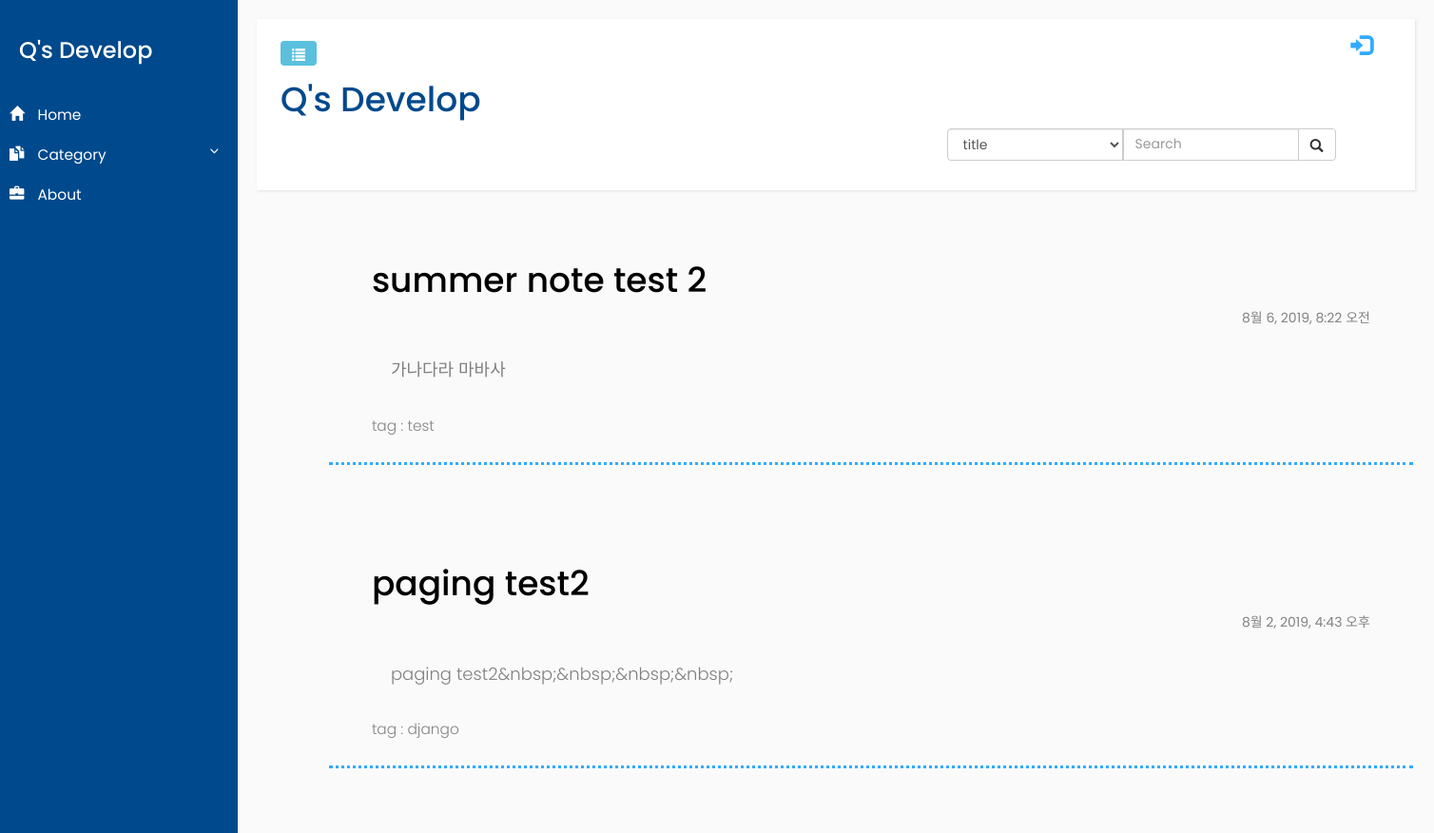
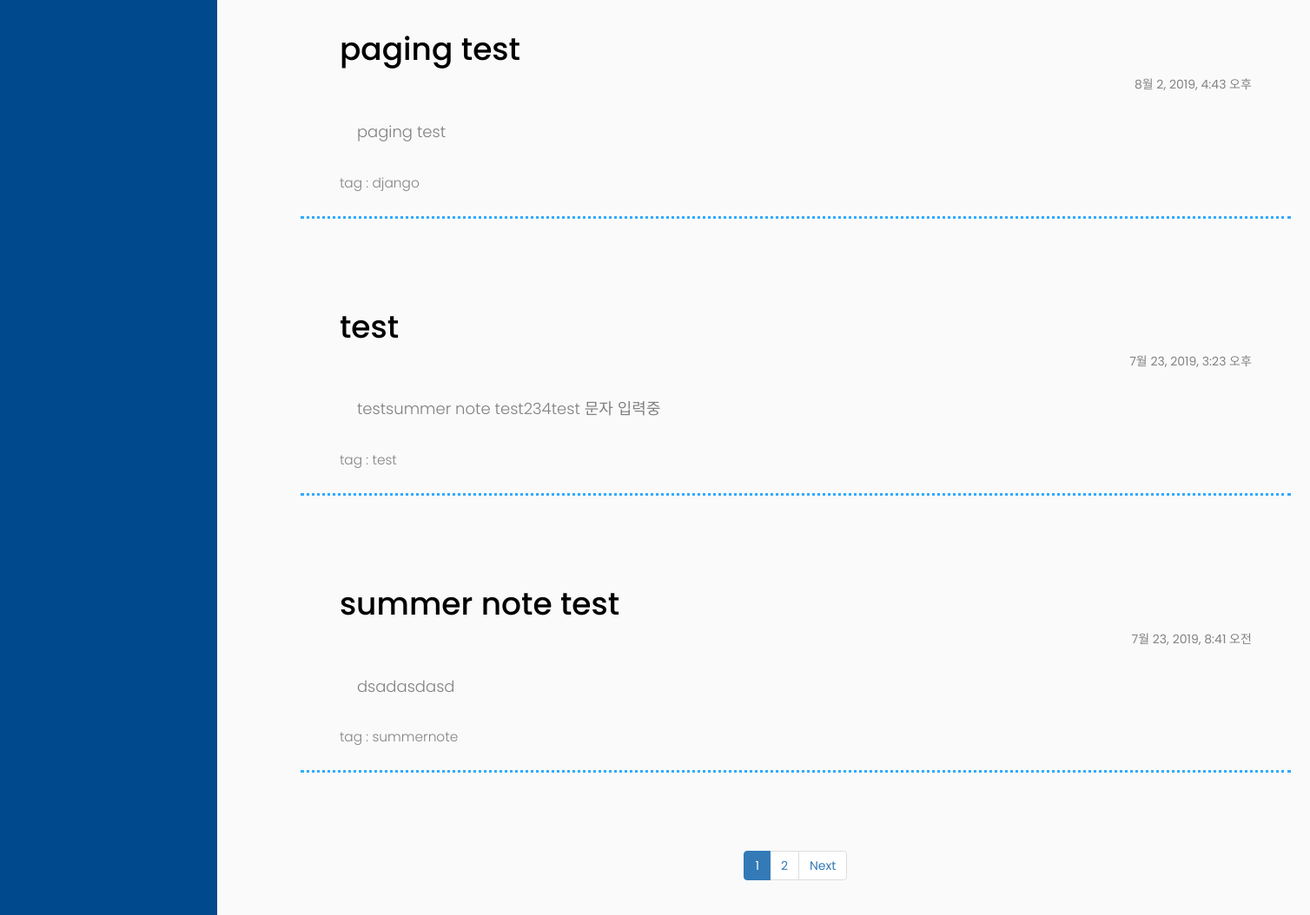
The app's page /, older data (2 pictures, top to bottom).
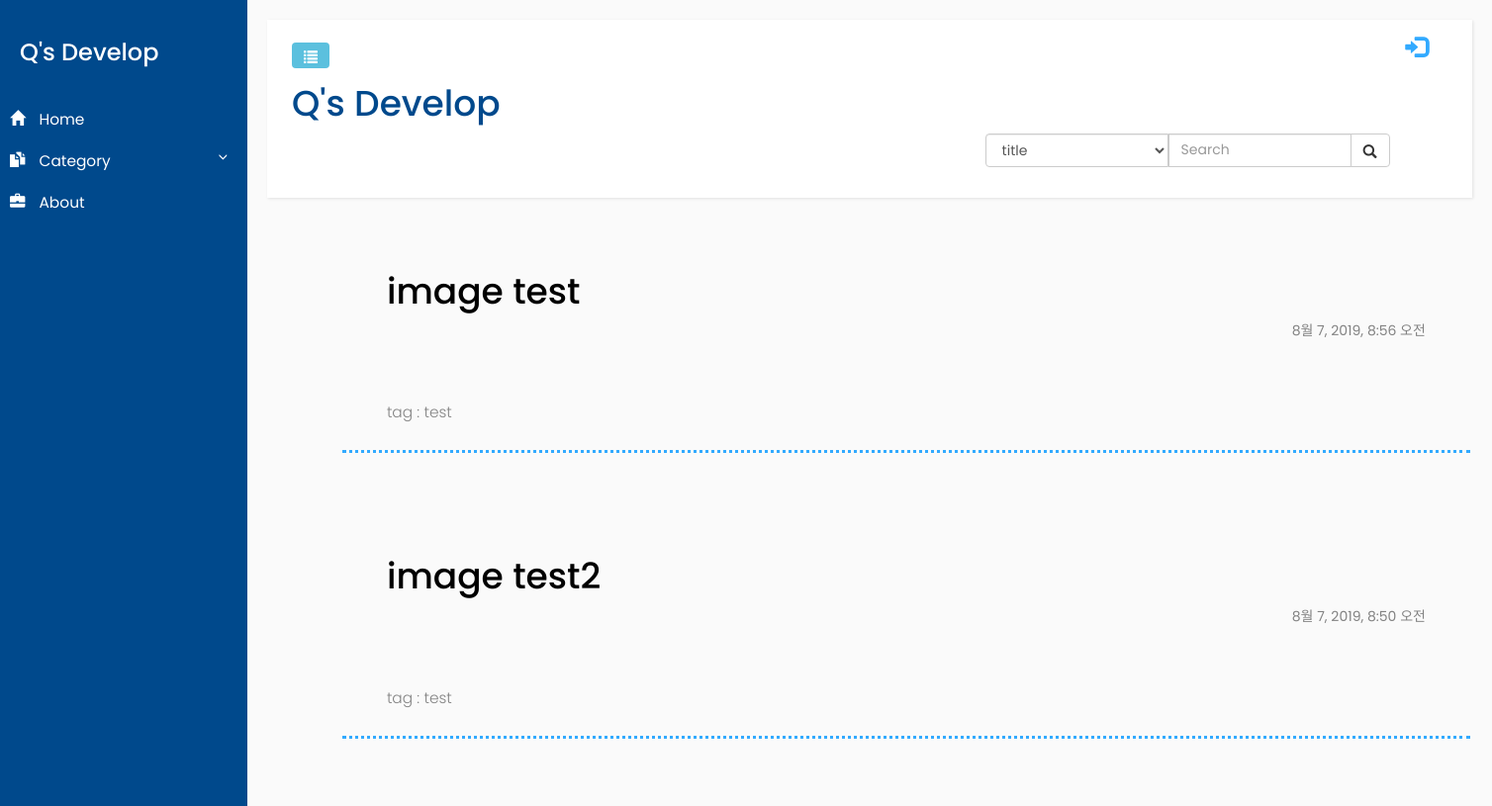
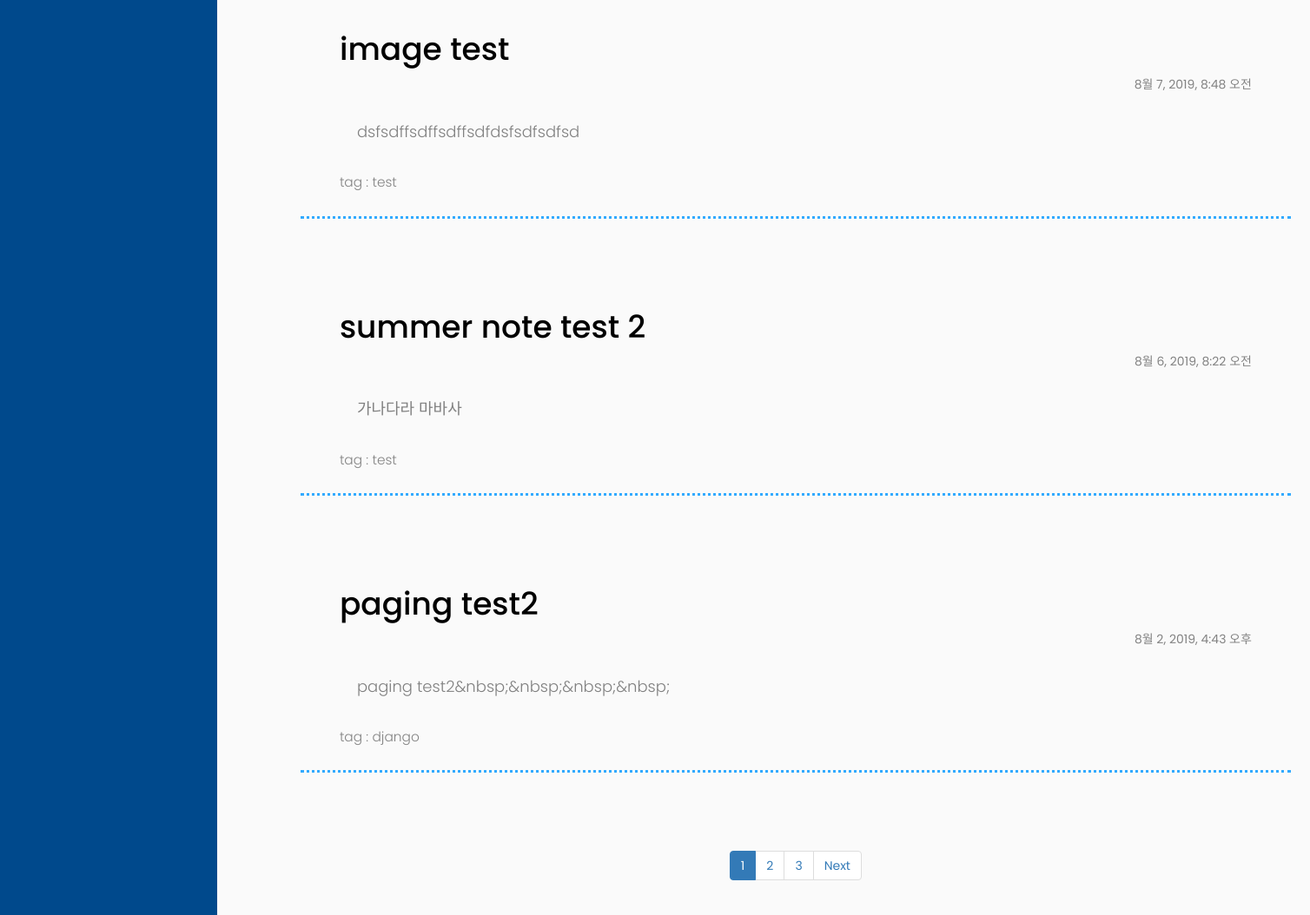
The same page, newer data (2 pictures, top to bottom).
### blog/models.py (models this page shows, shortened)
class Post(models.Model):
    author = models.ForeignKey('auth.User',on_delete=models.CASCADE,)
    title = models.CharField(max_length=200)
    text = models.TextField()
    image = models.FileField(null=True, upload_to='uploaded_img')
    category = models.CharField(max_length=200)
    created_date = models.DateTimeField(default = timezone.now)
    published_date = models.DateTimeField(blank = True, null=True)

### blog/views.py (the view, shortened to what this page needs)
# urls.py: path('', views.post_list, name='post_list'),
def post_list(request):
    posts_for_category = Post.objects.values('category').order_by('-published_date')
    posts = Post.objects.filter(published_date__lte = timezone.now()).order_by('-published_date')
    tmp_posts_for_category = posts_for_category.values('category')
    category_lst = pd.unique(pd.DataFrame.from_records(tmp_posts_for_category)['category'])
    paginator = Paginator(posts,5)
    page = request.GET.get('page')
    posts = paginator.get_page(page)
    return render(request, 'blog/post_list.html',{
            'posts':posts,
            'posts_for_category':category_lst
        })

### blog/templates/blog/post_list.html (shortened to what this page needs)
{% extends "blog/base.html" %}
{% load static %}
{% load comm_ui %}
{% block content%}
<link rel="stylesheet" href="{% static 'blog/css/blog_list.css'%}">
    {% for post in posts %}
        <div class ="post card-body px-lg-5 pt-0">
            <a class="post_link" href="{% url 'blog:post_detail' pk=post.pk %}">
                <div><h1>{{ post.title }}</h1> <span id='date'>{{post.published_date}}</span></div>
                <p id='contents'>{{post.text|striptags}}</p>
                <p id='category' >tag : {{post.category}}</p>
            </a>
        </div>
    {% endfor%}
    <div class="lst_paging">
        <nav>
            <ul class="pagination">
                {% for i in posts.paginator.page_range %}
                    {% if posts.number ==  i %}
                        <li class="page-item active">
                            <a class="page-link" href="?page={{i}}">{{i}}</a>
                        </li>
                    {% else %}
                        <li class="page-item">
                            <a class="page-link" href="?page={{i}}">{{i}}</a>
                        </li>
                    {% endif %}
                {% endfor %}
                {% if posts.has_next %}
                <li class="page-item">
                    <a class="page-link" href="?page={{posts.next_page_number}}">Next</a>
                </li>
                {% endif %}
            </ul>
        </nav>
    </div>
{% endblock %}

Row changes from the older to the newer data that the page shows:
no longer on this page (row unchanged): Post: title "paging test", published_date "8월 2, 2019, 4:43 오후", text "paging test", category "django"
no longer on this page (row unchanged): Post: title "test", published_date "7월 23, 2019, 3:23 오후", text "testsummer note test234test 문자 입력중", category "test"
no longer on this page (row unchanged): Post: title "summer note test", published_date "7월 23, 2019, 8:41 오전", text "dsadasdasd", category "summernote"
added Post: title "image test", published_date "8월 7, 2019, 8:56 오전", category "test"
added Post: title "image test2", published_date "8월 7, 2019, 8:50 오전", category "test"
added Post: title "image test", published_date "8월 7, 2019, 8:48 오전", text "dsfsdffsdffsdffsdfdsfsdfsdfsd", category "test"
Text that changed along with them:
new list line: "3"
